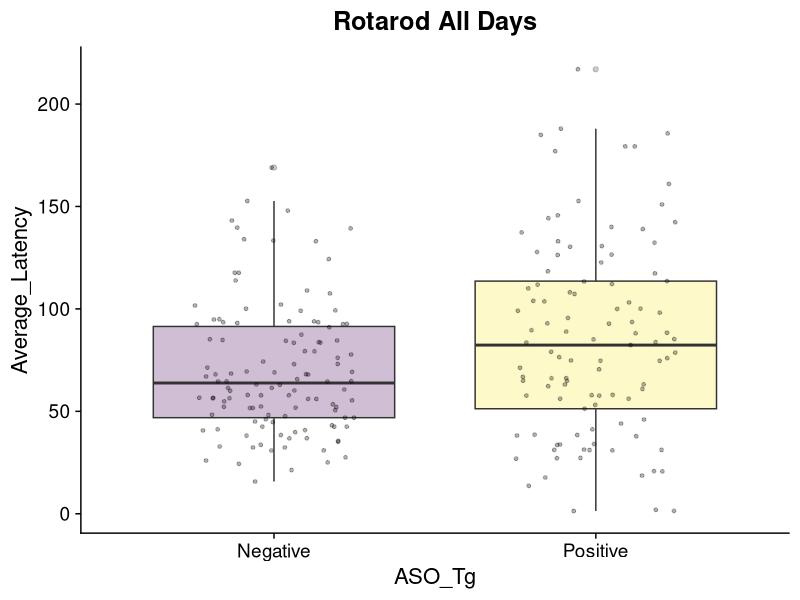
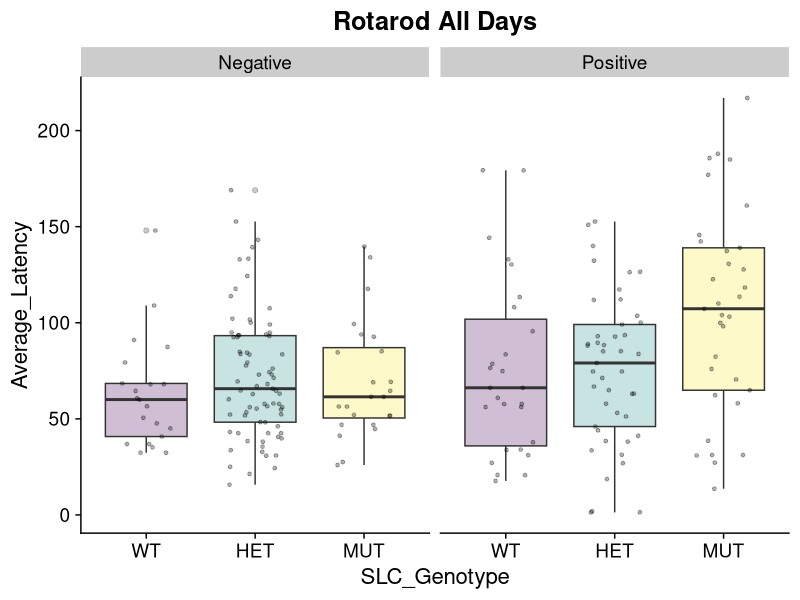
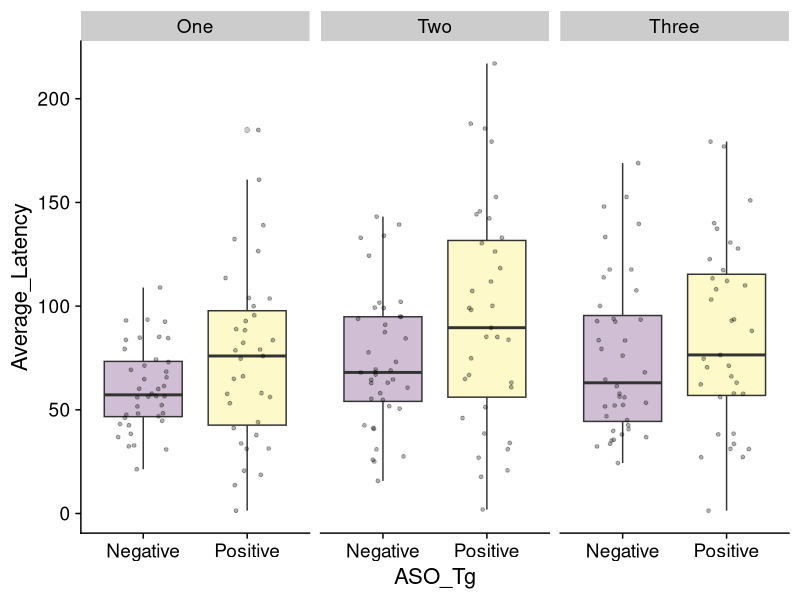
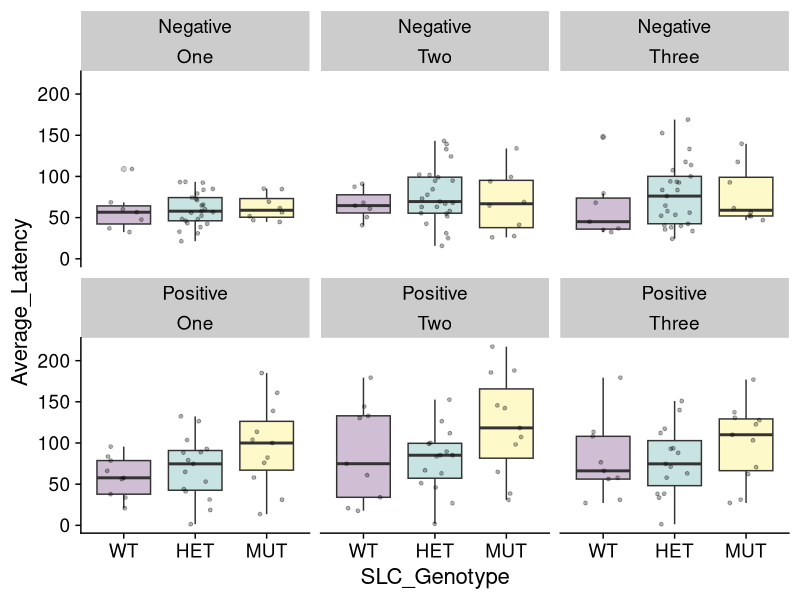
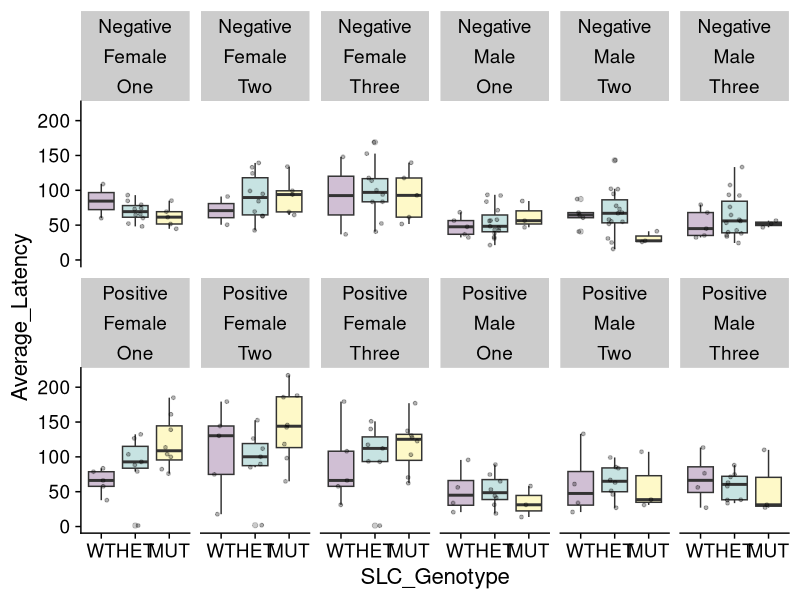

These charts were generated, in order, by the following R code: (Note: this script raises an error after producing the figures.)
library(here)
library(ggplot2)
library(rlang)
library(rstatix)  
library(nlme)
library(cowplot)
library(ggbeeswarm)
library(ggpubr)
library(ggsignif)
library(knitr)


data<-read.csv("ASO Rotarod - Rotarod.csv", header=TRUE)
data$Day <- factor(data$Day, levels =c("One","Two","Three"))
data$SLC_Genotype <- factor(data$SLC_Genotype, levels=c("WT", "HET", "MUT"))
day3 <- data%>% filter(Day=="Three")
day2 <- data%>% filter(Day=="Two")
day2 <- data%>% filter(Day=="One")

generate_boxplots <- function(input_data, X, Y, min,max){
  data<-as.data.frame(input_data)
  #Ensure correct ordering of levels 
  data$SLC_Genotype <- factor(data$SLC_Genotype, levels = c("WT", "HET", "MUT"))
  
  ggplot(data=data,aes(x={{X}},y={{Y}}, fill={{X}})) + 
    #geom_violin(alpha=0.25,position=position_dodge(width=.75),size=1,color="black",draw_quantiles=c(0.5))+
    geom_boxplot(alpha=0.25)+ 
    #geom_quasirandom(alpha=0.1)+
    scale_fill_viridis_d()+
    geom_point(size=1,position=position_jitter(width=0.25),alpha=0.3)+
    theme_cowplot(16) +
    #ylim(min,max)+
    theme(legend.position = "none") 
  
  
}


cs_rota_all_slc_posvneg <- generate_boxplots(data, SLC_Genotype, Average_Latency,0,550) + 
  facet_wrap(~ASO_Tg)+
  ggtitle("Rotarod All Days")+
  theme(plot.title = element_text(hjust = 0.5))
cs_rota_slc_posvneg <- generate_boxplots(data, SLC_Genotype, Average_Latency,0,550) + facet_wrap(ASO_Tg~Day)
cs_rota_slc_posvneg_sex <- generate_boxplots(data, SLC_Genotype, Average_Latency,0,550) + 
  facet_wrap(ASO_Tg~Sex+Day,ncol=6) 

cs_rota_all_posvneg <- generate_boxplots(data, ASO_Tg, Average_Latency,0,300) +
  ggtitle("Rotarod All Days")+
  theme(plot.title = element_text(hjust = 0.5))
cs_rota_posvneg <- generate_boxplots(data, ASO_Tg, Average_Latency,0,300) + facet_wrap(~Day)


###  Calculate mean and standard errors by ASO_Tg ---
## ASO Pos vs Neg --
summary_data <- data %>%
  group_by( Day,ASO_Tg) %>%
  summarise(mean_latency = mean(Average_Latency),
            se_latency = sd(Average_Latency) / sqrt(n()))

# Plot the trajectory lines and mean lines
traj_posvneg <- ggplot(summary_data, aes(x = Day, y = mean_latency, color = ASO_Tg,group=ASO_Tg)) +
  geom_line() +
  geom_errorbar(aes(ymin = mean_latency - se_latency, ymax = mean_latency + se_latency),
                width = 0.2) +
  labs(x = "Day", y = "Mean Latency") +
  scale_color_viridis_d()  +
  theme_cowplot(16) + 
  theme(legend.position = "top",legend.justification = "center") +
  ggtitle("Rotarod Tg+ vs Tg -")+
  theme(plot.title = element_text(hjust = 0.5))


## SLC Genotype within ASO Pos or Neg --
summary_data <- data %>%
  group_by(SLC_Genotype,Day,ASO_Tg) %>%
  summarise(mean_latency = mean(Average_Latency),
            se_latency = sd(Average_Latency) / sqrt(n()))

# Plot the trajectory lines and mean lines
traj_slc_posvneg <- ggplot(summary_data, aes(x = Day, y = mean_latency, color = SLC_Genotype,group=SLC_Genotype)) +
  geom_line() +
  geom_errorbar(aes(ymin = mean_latency - se_latency, ymax = mean_latency + se_latency),
                width = 0.2) +
  labs(x = "Day", y = "Mean Latency") +
  scale_color_viridis_d()  +
  theme_cowplot(16) + 
  facet_wrap(~ASO_Tg) +
  theme(legend.position = "top",legend.justification = "center") +
  ggtitle("Rotarod SLC within Tg status")+
  theme(plot.title = element_text(hjust = 0.5))


## SLC Genotype within ASO Pos or Neg and Sex- Stratified --
summary_data <- data %>%
  group_by(Sex,SLC_Genotype,Day,ASO_Tg) %>%
  summarise(mean_latency = mean(Average_Latency),
            se_latency = sd(Average_Latency) / sqrt(n()))

# Plot the trajectory lines and mean lines
traj_slc_posvneg_sex <- ggplot(summary_data, aes(x = Day, y = mean_latency, color = SLC_Genotype,group=SLC_Genotype)) +
  geom_line() +
  geom_errorbar(aes(ymin = mean_latency - se_latency, ymax = mean_latency + se_latency),
                width = 0.2) +
  labs(x = "Day", y = "Mean Latency") +
  scale_color_viridis_d()  +
  theme_cowplot(16) + 
  facet_wrap(Sex~ASO_Tg) +
  theme(legend.position = "top",legend.justification = "center") +
  ggtitle("Rotarod SLC within Tg status by Sex")+
  theme(plot.title = element_text(hjust = 0.5))

plot_grid(traj_posvneg, traj_slc_posvneg)

### Statistics ---

## LM on Full Dataset --
all <- lm(Average_Latency ~ Day+ ASO_Tg + Weight + SLC_Genotype + Sex, data = data)
summary(all)
interact <- lm(Average_Latency ~ Day+ ASO_Tg*SLC_Genotype + Weight + Sex, data = data)
summary(interact)
lm_day1 <- lm(Average_Latency ~ ASO_Tg + Weight + SLC_Genotype + Sex, data = subset(data, Day == "One"))
summary(lm_day1)
lm_day2 <- lm(Average_Latency ~ ASO_Tg + Weight + SLC_Genotype + Sex , data = subset(data, Day == "Two"))
summary(lm_day2)
lm_day3 <- lm(Average_Latency ~ ASO_Tg + Weight + SLC_Genotype + Sex , data = subset(data, Day == "Three"))
summary(lm_day3)
# Save outputs -
# Open a connection to a text file
sink("Rotarod_Stats.md")
cat("Summary for all days, Tg + vs Tg -:\n")
print(summary(all))
cat("\n\nSummary for Day 1, Tg + vs Tg -:\n")
print(summary(lm_day1))
cat("\n\nSummary for Day 2, Tg + vs Tg -:\n")
print(summary(lm_day2))
cat("\n\nSummary for Day 3, Tg + vs Tg -:\n")
print(summary(lm_day3))
cat("\n\nSummary for SLC_Genotype*ASO_Tg Interaction:")
print(summary(interact))
sink()

## LM on Dataset Stratified by ASO_Tg--
all_p <- lm(Average_Latency ~ Day+ Weight + SLC_Genotype + Sex, data =  subset(data, ASO_Tg == "Positive"))
summary(all_p)
all_n <- lm(Average_Latency ~ Day+ Weight + SLC_Genotype + Sex, data =  subset(data, ASO_Tg == "Negative"))
summary(all_n)
lm_day1_p <- lm(Average_Latency ~  Weight + SLC_Genotype + Sex, data = subset(data, Day == "One" & ASO_Tg == "Positive"))
summary(lm_day1_p)
lm_day1_n <- lm(Average_Latency ~  Weight + SLC_Genotype + Sex, data = subset(data, Day == "One" & ASO_Tg == "Negative"))
summary(lm_day1_n)
lm_day2_p <- lm(Average_Latency ~  Weight + SLC_Genotype + Sex , data = subset(data, Day == "Two" & ASO_Tg == "Positive"))
summary(lm_day2_p)
lm_day2_n <- lm(Average_Latency ~  Weight + SLC_Genotype + Sex , data = subset(data, Day == "Two" & ASO_Tg == "Negative"))
summary(lm_day2_n)
lm_day3_p <- lm(Average_Latency ~ Weight + SLC_Genotype + Sex , data = subset(data, Day == "Three" & ASO_Tg == "Positive"))
summary(lm_day3_p)
lm_day3_n <- lm(Average_Latency ~ Weight + SLC_Genotype + Sex , data = subset(data, Day == "Three" & ASO_Tg == "Negative"))
summary(lm_day3_n)

lm_day1_p_f <- lm(Average_Latency ~  Weight + SLC_Genotype, data = subset(data, Day == "One" & ASO_Tg == "Positive" & Sex =="Female"))
summary(lm_day1_p_f)
lm_day1_n_f <- lm(Average_Latency ~  Weight + SLC_Genotype, data = subset(data, Day == "One" & ASO_Tg == "Negative" & Sex == "Female"))
summary(lm_day1_n_f)
lm_day2_p_f <- lm(Average_Latency ~  Weight + SLC_Genotype, data = subset(data, Day == "Two" & ASO_Tg == "Positive" & Sex =="Female"))
summary(lm_day2_p_f)
lm_day2_n_f <- lm(Average_Latency ~  Weight + SLC_Genotype, data = subset(data, Day == "Two" & ASO_Tg == "Negative" & Sex == "Female"))
summary(lm_day2_n_f)
lm_day3_p_f <- lm(Average_Latency ~ Weight + SLC_Genotype, data = subset(data, Day == "Three" & ASO_Tg == "Positive" & Sex == "Female"))
summary(lm_day3_p_f)
lm_day3_n_f <- lm(Average_Latency ~ Weight + SLC_Genotype, data = subset(data, Day == "Three" & ASO_Tg == "Negative" & Sex == "Female"))
summary(lm_day3_n_f)

lm_day1_p_m <- lm(Average_Latency ~  Weight + SLC_Genotype, data = subset(data, Day == "One" & ASO_Tg == "Positive" & Sex =="Male"))
summary(lm_day1_p_m)
lm_day1_n_m <- lm(Average_Latency ~  Weight + SLC_Genotype, data = subset(data, Day == "One" & ASO_Tg == "Negative" & Sex == "Male"))
summary(lm_day1_n_m)
lm_day2_p_m <- lm(Average_Latency ~  Weight + SLC_Genotype, data = subset(data, Day == "Two" & ASO_Tg == "Positive" & Sex =="Male"))
summary(lm_day2_p_m)
lm_day2_n_m <- lm(Average_Latency ~  Weight + SLC_Genotype, data = subset(data, Day == "Two" & ASO_Tg == "Negative" & Sex == "Male"))
summary(lm_day2_n_m)
lm_day3_p_m <- lm(Average_Latency ~ Weight + SLC_Genotype, data = subset(data, Day == "Three" & ASO_Tg == "Positive" & Sex == "Male"))
summary(lm_day3_p_m)
lm_day3_n_m <- lm(Average_Latency ~ Weight + SLC_Genotype, data = subset(data, Day == "Three" & ASO_Tg == "Negative" & Sex == "Male"))
summary(lm_day3_n_m)
# Save outputs -
sink("Rotarod_Stats.md")
cat("\n\nSummary for all days, Tg Pos:\n")
print(summary(all_p))
cat("\n\nSummary for all days, Tg Neg:\n")
print(summary(all_n))
cat("\n\nSummary for Day 1, Tg Pos:\n")
print(summary(lm_day1_p))
cat("\n\nSummary for Day 1, Tg Neg:\n")
print(summary(lm_day1_n))
cat("\n\nSummary for Day 2, Tg Pos:\n")
print(summary(lm_day2_p))
cat("\n\nSummary for Day 2, Tg Neg:\n")
print(summary(lm_day2_n))
cat("\n\nSummary for Day 3, Tg Pos:\n")
print(summary(lm_day3_p))
cat("\n\nSummary for Day 3, Tg Neg:\n")
print(summary(lm_day3_n))
sink()

## LMEM on full dataset --
# Tg + vs Tg - 
lme_model <- lme(Average_Latency ~ ASO_Tg*Day + Weight + SLC_Genotype + Sex, 
                 random = ~ 1 | MouseID, 
                 data = data)
summary(lme_model)

# SLC Genotype given Tg Status
lme_model_p <- lme(Average_Latency ~ SLC_Genotype*Day + Weight + SLC_Genotype + Sex, 
                 random = ~ 1 | MouseID, 
                 data = subset(data,ASO_Tg =="Positive"))
summary(lme_model_p)
lme_model_n <- lme(Average_Latency ~ SLC_Genotype*Day + Weight + SLC_Genotype + Sex, 
                   random = ~ 1 | MouseID, 
                   data = subset(data,ASO_Tg =="Negative"))
summary(lme_model_n)

# Save outputs -
sink("Rotarod_Stats.md")
cat("\n\nLMEM on Full Dataset, Tg + vs Tg -:\n")
print(summary(lme_model))
cat("\n\nLMEM on Tg Pos:\n")
print(summary(lme_model_p))
cat("\n\nLMEM on Tg Neg:\n")
print(summary(lme_model_n))
sink()
